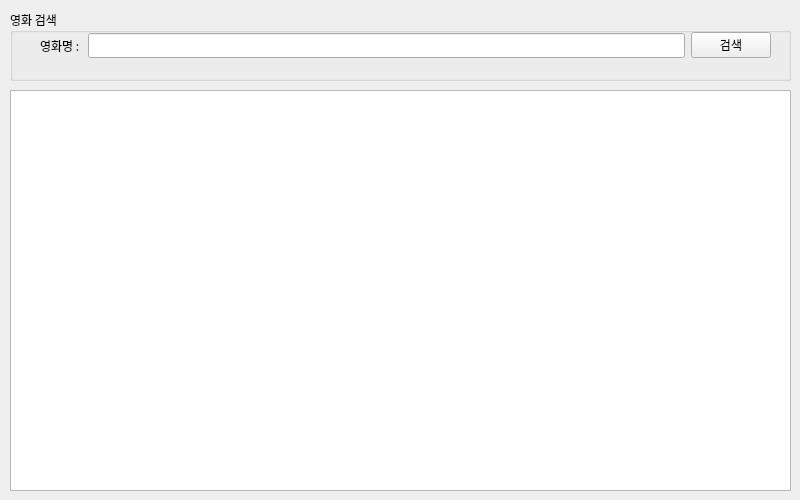
<?xml version="1.0" encoding="UTF-8"?>
<ui version="4.0">
 <class>FrmMain</class>
 <widget class="QWidget" name="FrmMain">
  <property name="enabled">
   <bool>true</bool>
  </property>
  <property name="geometry">
   <rect>
    <x>0</x>
    <y>0</y>
    <width>800</width>
    <height>500</height>
   </rect>
  </property>
  <property name="minimumSize">
   <size>
    <width>800</width>
    <height>500</height>
   </size>
  </property>
  <property name="maximumSize">
   <size>
    <width>800</width>
    <height>500</height>
   </size>
  </property>
  <property name="font">
   <font>
    <family>한컴 고딕</family>
    <pointsize>10</pointsize>
   </font>
  </property>
  <property name="windowTitle">
   <string>네이버 API 영화 검색앱</string>
  </property>
  <widget class="QWidget" name="verticalLayoutWidget">
   <property name="geometry">
    <rect>
     <x>10</x>
     <y>10</y>
     <width>781</width>
     <height>71</height>
    </rect>
   </property>
   <layout class="QVBoxLayout" name="serchLayout">
    <item>
     <widget class="QGroupBox" name="groupBox">
      <property name="font">
       <font>
        <pointsize>9</pointsize>
       </font>
      </property>
      <property name="title">
       <string>영화 검색</string>
      </property>
      <widget class="QWidget" name="layoutWidget">
       <property name="geometry">
        <rect>
         <x>30</x>
         <y>20</y>
         <width>731</width>
         <height>31</height>
        </rect>
       </property>
       <layout class="QHBoxLayout" name="horizontalLayout">
        <item>
         <widget class="QLabel" name="label">
          <property name="text">
           <string>영화명 : </string>
          </property>
         </widget>
        </item>
        <item>
         <widget class="QLineEdit" name="txtSearch"/>
        </item>
        <item>
         <widget class="QPushButton" name="btnSearch">
          <property name="text">
           <string>검색</string>
          </property>
         </widget>
        </item>
       </layout>
      </widget>
     </widget>
    </item>
   </layout>
  </widget>
  <widget class="QWidget" name="verticalLayoutWidget_2">
   <property name="geometry">
    <rect>
     <x>10</x>
     <y>90</y>
     <width>781</width>
     <height>401</height>
    </rect>
   </property>
   <layout class="QVBoxLayout" name="resultLayout">
    <item>
     <widget class="QTableWidget" name="tblResult">
      <property name="font">
       <font>
        <family>함초롬돋움</family>
       </font>
      </property>
     </widget>
    </item>
   </layout>
  </widget>
 </widget>
 <resources/>
 <connections/>
</ui>
